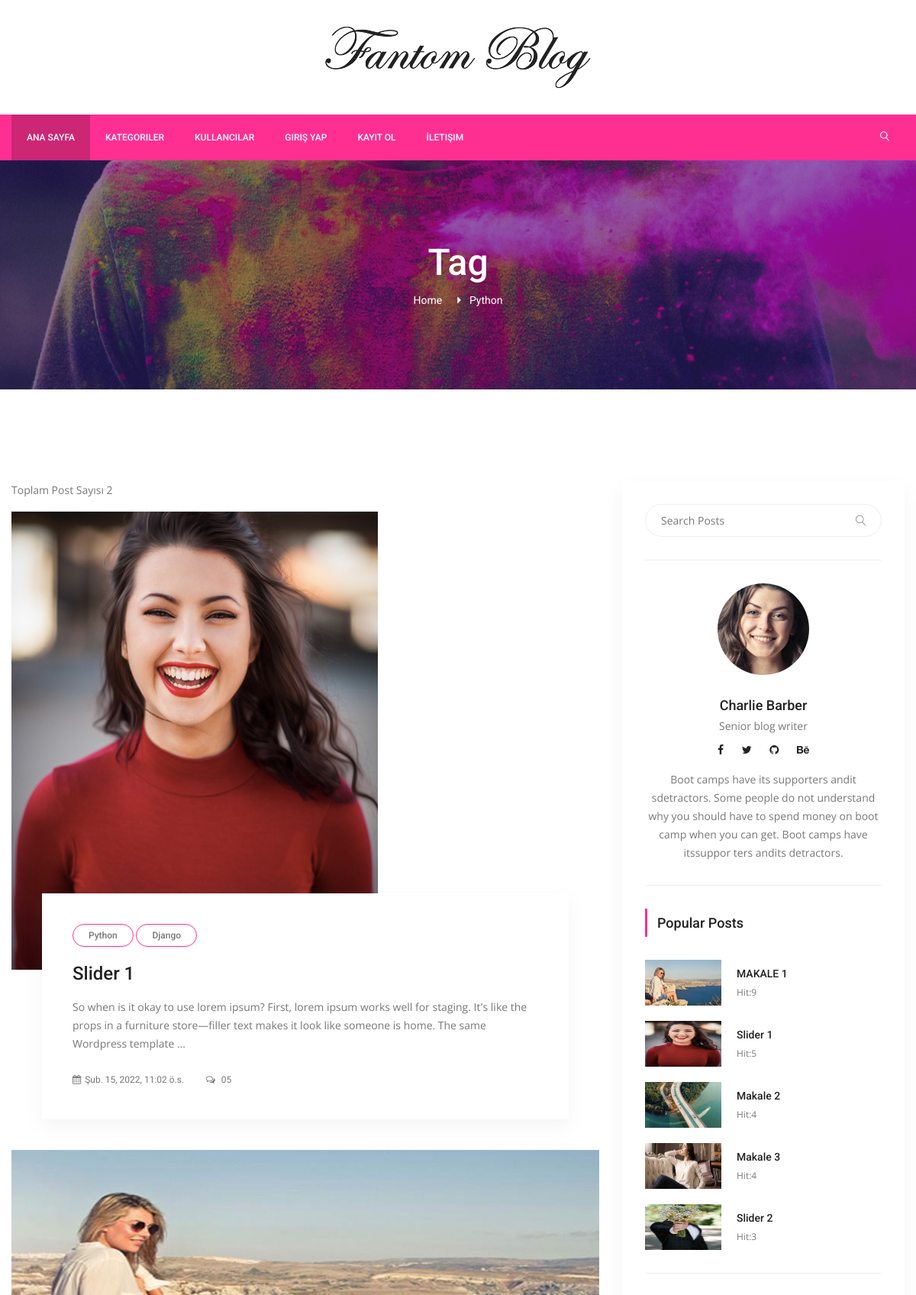
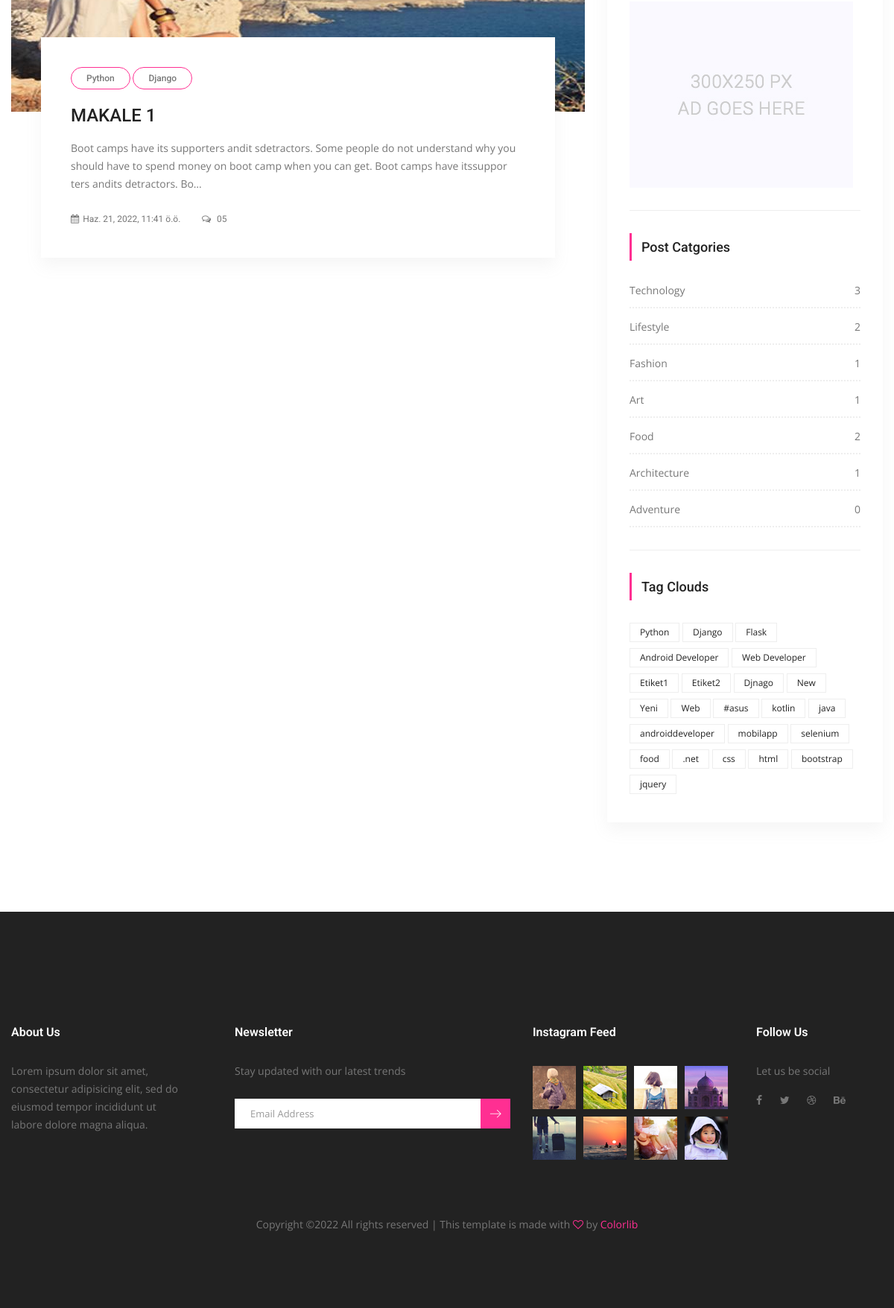
The page /tag/1/python on the database its author committed (2 pictures, top to bottom).
### posts/models.py (models this page shows, shortened)
class Tag(models.Model):
    title = models.CharField(max_length=50)
    slug = models.SlugField(editable=False)
    def __str__(self):
        return self.title
    def post_count(self):
        return self.posts.all().count()

class Post(models.Model):
    title = models.CharField(max_length=150)
    content = models.TextField()
    publishing_date = models.DateTimeField(auto_now_add=True)
    image = models.ImageField(blank=True,null=True,upload_to='uploads/',default='uploads/blog-3.jpg')
    user = models.ForeignKey(settings.AUTH_USER_MODEL,on_delete=models.CASCADE,default=1)
    slug = models.SlugField(default="slug",editable=False)
    category = models.ForeignKey(Category,on_delete=models.CASCADE,default=1,related_name="posts")
    tag = models.ManyToManyField(Tag,related_name="posts",blank=True)
    slider_post = models.BooleanField(default=False)
    hit = models.PositiveIntegerField(default=0)
    def tags(self):
        return self.tag.all()

class Category(models.Model):
    title = models.CharField(max_length=250)
    slug = models.SlugField(default="slug",editable=False)
    def post_count(self):
        return self.posts.all().count()

### posts/views.py (the view)
# urls.py: path('tag/<int:pk>/<slug:slug>',TagDetail.as_view(),name='tag_detail'),
class TagDetail(ListView):
    template_name = 'tags/tag_detail.html'
    model = Post
    context_object_name = 'posts'
    paginate_by = 7
    def get_queryset(self):
        self.tag = get_object_or_404(Tag,pk=self.kwargs['pk'])
        return Post.objects.filter(tag=self.tag).order_by('id')
    def get_context_data(self, *, object_list=None, **kwargs):
        context = super(TagDetail,self).get_context_data(**kwargs)
        self.tag = get_object_or_404(Tag,pk=self.kwargs['pk'])
        context['tag'] = self.tag
        return context

### posts/templatetags/custom_tags.py (called while the page is built)
@register.simple_tag(name='categories')
def all_categories():
    return Category.objects.all()

@register.simple_tag(name='tags')
def all_tags():
    return Tag.objects.all()

@register.simple_tag(name='hit_posts')
def hit_posts():
    return Post.objects.order_by('-hit')[:5]

### templates/tags/tag_detail.html (shortened to what this page needs)
{% extends 'base.html' %}
{% load static %}
{% block content %}
        <section class="banner_area">
            <div class="banner_inner d-flex align-items-center">
            	<div class="overlay bg-parallax" data-stellar-ratio="0.9" data-stellar-vertical-offset="0" data-background=""></div>
				<div class="container">
					<div class="banner_content text-center">
						<h2>Tag</h2>
						<div class="page_link">
							<a href="/">Home</a>
							<a href="{% url 'tag_detail' pk=tag.id slug=tag.slug %}">{{ tag.title }}</a>
						</div>
					</div>
				</div>
            </div>
        </section>
        <section class="blog_area p_120">
            <div class="container">
                <div class="row">
                    <div class="col-lg-8">
                        <div class="blog_left_sidebar">
							<p>Toplam Post Sayısı {{ tag.post_count }}</p>
							{% for post in posts %}
                            	<article class="blog_style1">
                            	<div class="blog_img">
                            		<img class="img-fluid" src="{{ post.image.url }}" alt="">
                            	</div>
                            	<div class="blog_text">
									<div class="blog_text_inner">
										{% for tag in post.tags %}
										<a class="cat" href="{% url 'tag_detail' pk=tag.id slug=tag.slug %}">{{ tag }}</a>
										{% endfor %}
										<a href="{% url 'detail' pk=post.id slug=post.slug %}"><h4>{{ post.title }}</h4></a>
										<p>{{ post.content|truncatechars:200 }}</p>
										<div class="date">
											<a href="#"><i class="fa fa-calendar" aria-hidden="true"></i>{{ post.publishing_date }}</a>
											<a href="#"><i class="fa fa-comments-o" aria-hidden="true"></i> 05</a>
										</div>
									</div>
                            	</div>
                            </article>
							{% endfor %}
                        </div>
                    </div>
                    {% include 'right_side.html' %}
                </div>
            </div>
        </section>
{% endblock %}

### templates/right_side.html
{% load static %}
{% load custom_tags %}
<div class="col-lg-4">
                        <div class="blog_right_sidebar">
                            <aside class="single_sidebar_widget search_widget">
                                <form action="{% url 'search' %}" method="get">
                                    <div class="input-group">
                                            <input type="text" class="form-control" placeholder="Search Posts" name="q">
                                            <span class="input-group-btn">
                                                <button class="btn btn-default" type="button"><i class="lnr lnr-magnifier"></i></button>
                                            </span>
                                    </div>
                                </form>
                                <div class="br"></div>
                            </aside>
                            <aside class="single_sidebar_widget author_widget">
                                <img class="author_img rounded-circle" src="{% static "img/blog/author.png" %}" alt="">
                                <h4>Charlie Barber</h4>
                                <p>Senior blog writer</p>
                                <div class="social_icon">
                                    <a href="#"><i class="fa fa-facebook"></i></a>
                                    <a href="#"><i class="fa fa-twitter"></i></a>
                                    <a href="#"><i class="fa fa-github"></i></a>
                                    <a href="#"><i class="fa fa-behance"></i></a>
                                </div>
                                <p>Boot camps have its supporters andit sdetractors. Some people do not understand why you should have to spend money on boot camp when you can get. Boot camps have itssuppor ters andits detractors.</p>
                                <div class="br"></div>
                            </aside>
                            <aside class="single_sidebar_widget popular_post_widget">
                                <h3 class="widget_title">Popular Posts</h3>
                                {% hit_posts as posts %}
                                {% for post in posts %}
                                <div class="media post_item">
                                    <img src="{{ post.image.url }}" href="{% url 'detail' pk=post.pk slug=post.slug %}" style="height: 60px;width:100px">
                                    <div class="media-body">
                                        <a href="{% url 'detail' pk=post.pk slug=post.slug %}"><h3>{{ post.title }}</h3></a>
                                        <p>Hit:{{ post.hit }}</p>
                                    </div>
                                </div>
                                {% endfor %}
                                <div class="br"></div>
                            </aside>
                            <aside class="single_sidebar_widget">
                                <a href="#"><img class="img-fluid" src="{% static "img/blog/add.jpg" %}" alt=""></a>
                                <div class="br"></div>
                            </aside>
                            <aside class="single_sidebar_widget post_category_widget">
                                <h4 class="widget_title">Post Catgories</h4>
                                <ul class="list cat-list">
                                {% categories as categories %}
                                {% for category in categories %}
                                    <li>
                                        <a href="{% url 'category_detail' pk=category.id slug=category.slug %}" class="d-flex justify-content-between">
                                            <p>{{ category.title }}</p>
                                            <p>{{ category.post_count }}</p>
                                        </a>
                                    </li>
                                {% endfor %}
                                </ul>
                                <div class="br"></div>
                            </aside>
                            <aside class="single-sidebar-widget tag_cloud_widget">
                                <h4 class="widget_title">Tag Clouds</h4>
                                <ul class="list">
                                    {% tags as tags %}
                                    {% for tag in tags %}
                                        <li><a href="{% url 'tag_detail' pk=tag.id slug=tag.slug %}">{{ tag.title }}</a></li>
                                    {% endfor %}
                                </ul>
                            </aside>
                        </div>
</div>

### rows shown on the page
Tag: title "Python", post_count "2"
Post: image (picture), title "Slider 1", content "So when is it okay to use lorem ipsum? First, lorem ipsum works well for staging. It's like the props in a furniture store—filler text makes it look like someone is home. The same Wordpress template …", publishing_date "Şub. 15, 2022, 11:02 ö.s.", hit "5"
Tag: title "Django"
Post: image (picture), title "MAKALE 1", content "Boot camps have its supporters andit sdetractors. Some people do not understand why you should have to spend money on boot camp when you can get. Boot camps have itssuppor ters andits detractors. Bo…", publishing_date "Haz. 21, 2022, 11:41 ö.ö.", hit "9"
Post: image (picture), title "Makale 2", hit "4"
Post: image (picture), title "Makale 3", hit "4"
Post: image (picture), title "Slider 2", hit "3"
Category: title "Technology", post_count "3"
Category: title "Lifestyle", post_count "2"
Category: title "Fashion", post_count "1"
Category: title "Art", post_count "1"
Category: title "Food", post_count "2"
Category: title "Architecture", post_count "1"
Category: title "Adventure", post_count "0"
Tag: title "Flask"
Tag: title "Android Developer"
Tag: title "Web Developer"
Tag: title "Etiket1"
Tag: title "Etiket2"
Tag: title "Djnago"
Tag: title "New"
Tag: title "Yeni"
Tag: title "Web"
Tag: title "#asus"
Tag: title "kotlin"
Tag: title "java"
Tag: title "androiddeveloper"
Tag: title "mobilapp"
Tag: title "selenium"
Tag: title "food"
Tag: title ".net"
Tag: title "css"
Tag: title "html"
Tag: title "bootstrap"
Tag: title "jquery"
